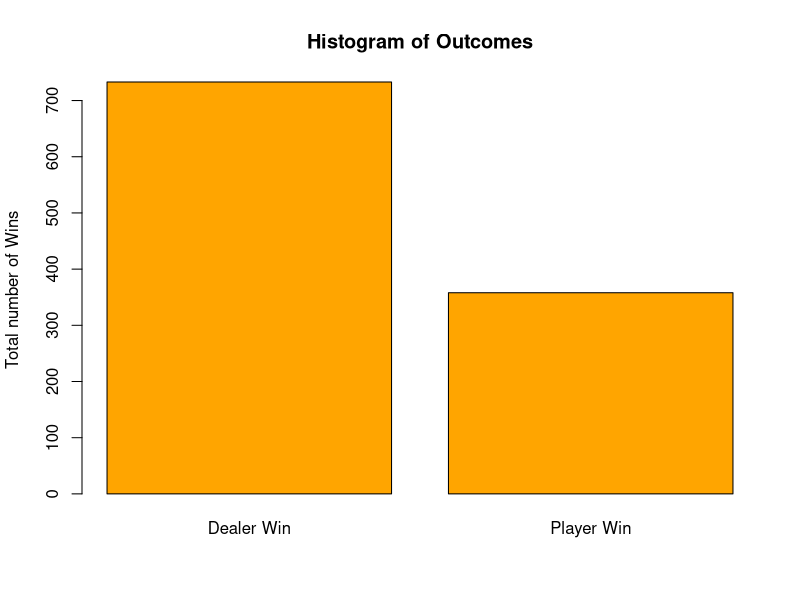
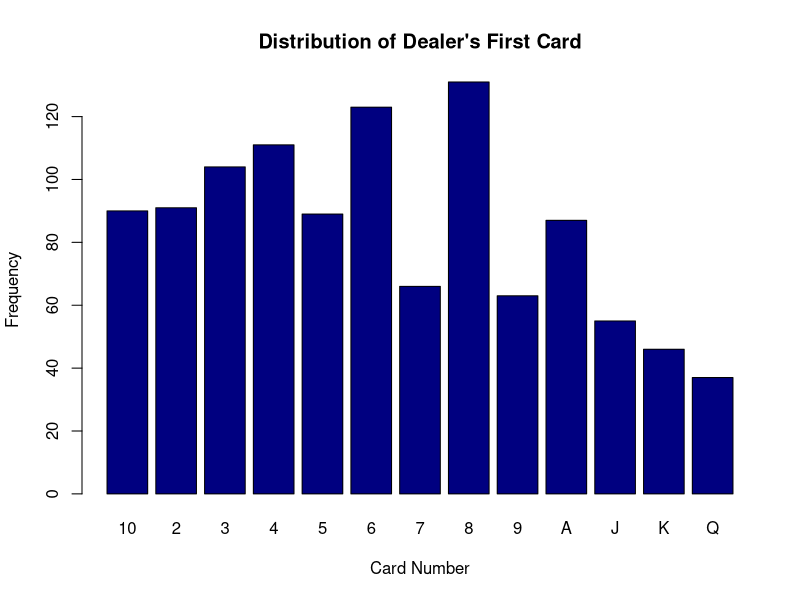
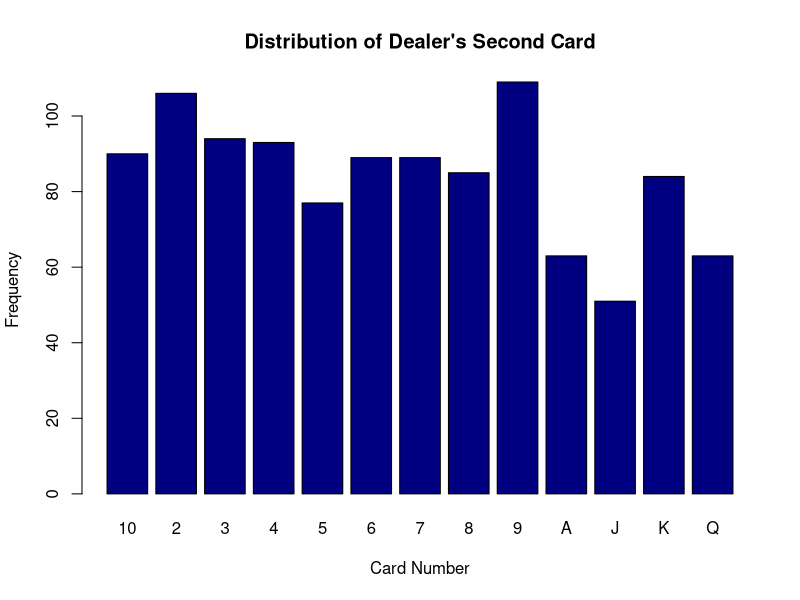
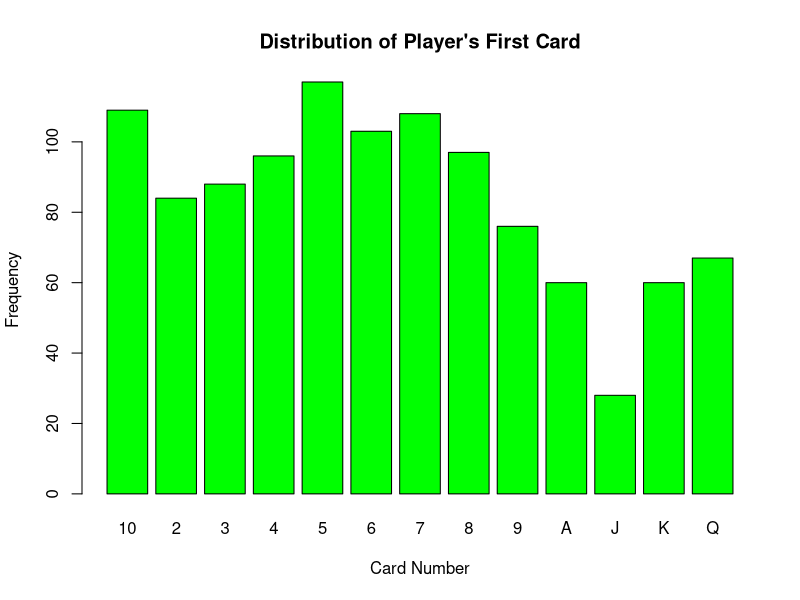
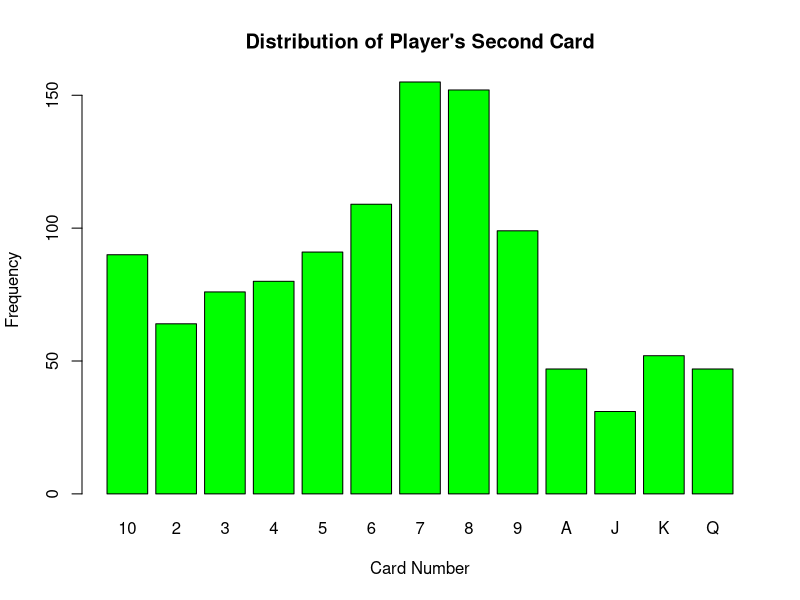
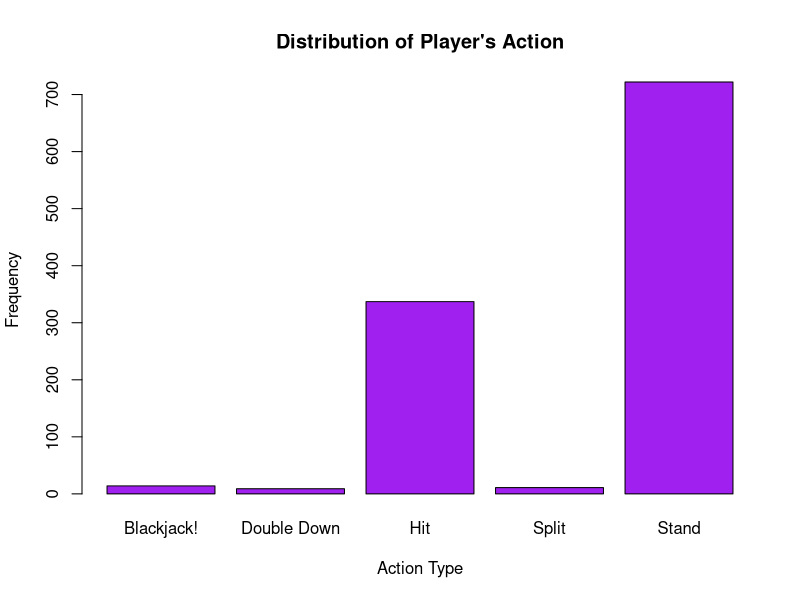
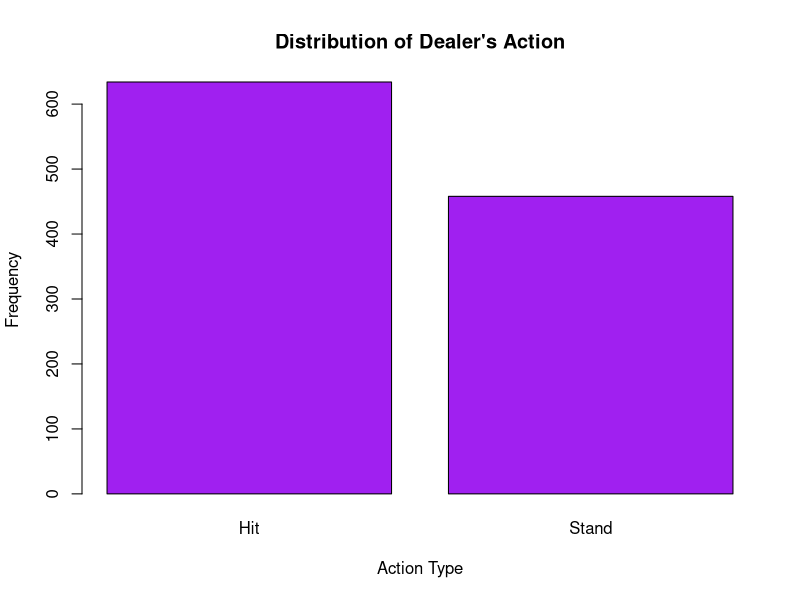

Recreate these plots in R, in order.
## ---- chunk 1
library(readxl)
library(ggplot2)
library(dplyr)
## ---- chunk 2
data <- readxl::read_xlsx("./DataComp1.xlsx", sheet = "Final")
#par(bg = "Red")
## ---- chunk 3
data1 <- data%>%
  mutate(Result, Result2 = ifelse(Result == 1, "Player Win", "Dealer Win"))

barplot(table(data1$Result2), ylab = "Total number of Wins", main = "Histogram of Outcomes", col = "Orange")

## ---- chunk 4
barplot(table(data$`Dealer's Card 1`), main = "Distribution of Dealer's First Card", col = "Navy", xlab = "Card Number", ylab = "Frequency")
barplot(table(data$`Dealer's Card 2`), main = "Distribution of Dealer's Second Card", col = "Navy", xlab = "Card Number", ylab = "Frequency")
## ---- chunk 5
barplot(table(data$`Player's Card 1`), main = "Distribution of Player's First Card", col = "Green", xlab = "Card Number", ylab = "Frequency")
barplot(table(data$`Player's Card 2`), main = "Distribution of Player's Second Card", col = "Green", xlab = "Card Number", ylab = "Frequency")
## ---- chunk 6
barplot(table(data$`Player's Action 1`), main = "Distribution of Player's Action", col = "Purple", xlab = "Action Type", ylab = "Frequency")
barplot(table(data$`Dealer's Action 1`), main = "Distribution of Dealer's Action", col = "Purple", xlab = "Action Type", ylab = "Frequency")
